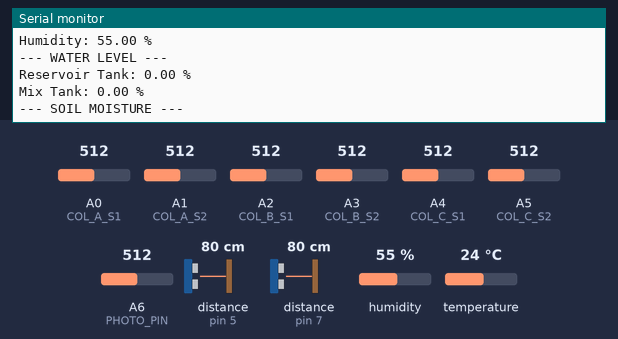
Bench run of a sketch on a simulated Arduino Nano, built with avr-gcc and run on an emulated ATmega328P. Shown: the last lines printed to the serial monitor. Wiring (inferred from the names in the program): 2 × ultrasonic range finder: trigger pin 4, echo pin 5 / trigger pin 6, echo pin 7. Inputs (shaded band) come from the test bench; at power-on: A6 (PHOTO_PIN) = 512, A0 (COL_A_S1) = 512, A1 (COL_A_S2) = 512, A2 (COL_B_S1) = 512, A3 (COL_B_S2) = 512, A4 (COL_C_S1) = 512, A5 (COL_C_S2) = 512, distance to the obstacle (sensors on pin 5, pin 7) 80 cm, humidity 55 %, temperature 24 °C. The echo pulse lasts 58.3 µs per cm.

Above: at 13.4 s.
13.5 s: A6 (PHOTO_PIN) set to 330
At 14.7 s:
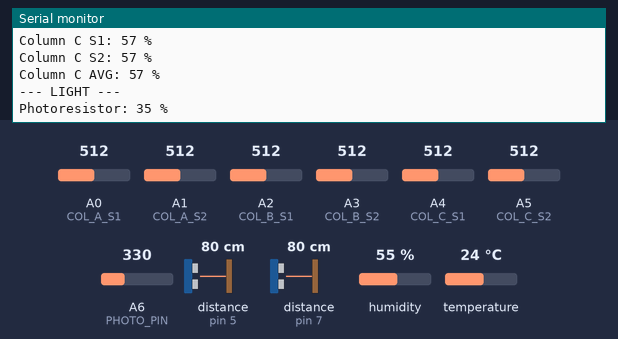
20.5 s: A6 (PHOTO_PIN) set to 310
At 21.3 s:
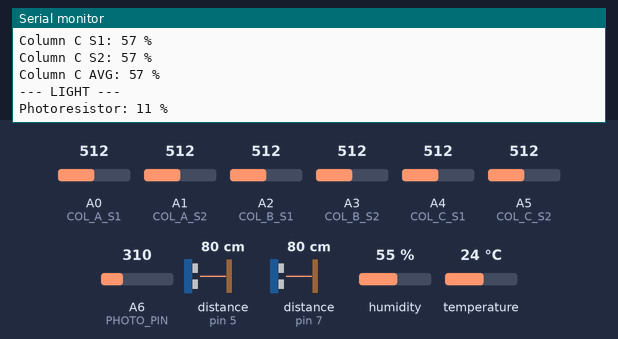
Timing chart, 0 to 23.5 s (numbered marks = the images above; inputs shaded):
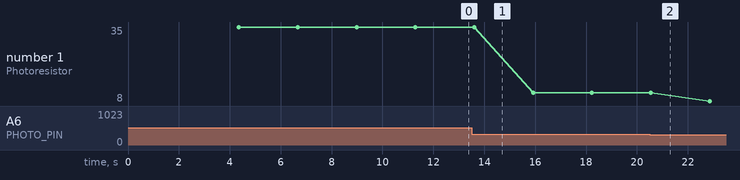

Measured:
- plotted number 1: 35 → 11 after the input at 13.5 s, 11 → 8 after the input at 20.5 s

The sketch:

COMBINEDNANO.ino
```cpp
#include <DHT.h>

// ================= PIN DEFINITIONS =================

// DHT22
#define DHTPIN 11
#define DHTTYPE DHT22
DHT dht(DHTPIN, DHTTYPE);

// Ultrasonic
#define TRIG_RES 4
#define ECHO_RES 5
#define TRIG_MIX 6
#define ECHO_MIX 7

// Soil Sensors
#define COL_A_S1 A0
#define COL_A_S2 A1
#define COL_B_S1 A2
#define COL_B_S2 A3
#define COL_C_S1 A4
#define COL_C_S2 A5
#define PHOTO_PIN A6

// ================= CALIBRATION =================
const int SOIL_DRY = 800;
const int SOIL_WET = 300;

const int Lightness = 1020;
const int Darkness  = 249;

const float RES_MIN_M = 0.03;
const float RES_MAX_M = 0.53;
const float MIX_MIN_M = 0.04;
const float MIX_MAX_M = 0.50;

const unsigned long TIMEOUT_US = 30000;

// ================= FUNCTIONS =================
float readUltrasonicMeters(int trigPin, int echoPin) {
  digitalWrite(trigPin, LOW);
  delayMicroseconds(2);
  digitalWrite(trigPin, HIGH);
  delayMicroseconds(10);
  digitalWrite(trigPin, LOW);

  long duration = pulseIn(echoPin, HIGH, TIMEOUT_US);
  if (duration == 0) return -1.0;

  return (duration * 0.000001 * 343.0) / 2.0;
}

float distanceToPercent(float distance, float minM, float maxM) {
  if (distance < 0) return -1.0;
  float pct = (maxM - distance) / (maxM - minM) * 100.0;
  return constrain(pct, 0.0, 100.0);
}

int adcToMoisturePercent(int adc) {
  adc = constrain(adc, SOIL_WET, SOIL_DRY);
  return map(adc, SOIL_DRY, SOIL_WET, 0, 100);
}

// ================= SETUP =================
void setup() {
  Serial.begin(9600);
  delay(2000);

  pinMode(TRIG_RES, OUTPUT);
  pinMode(ECHO_RES, INPUT);
  pinMode(TRIG_MIX, OUTPUT);
  pinMode(ECHO_MIX, INPUT);

  dht.begin();

  Serial.println("=== FULL SYSTEM DEBUG STARTED ===");
}

// ================= LOOP =================
void loop() {
  delay(2000);

  // -------- DHT22 --------
  float humidity = dht.readHumidity();
  float temperature = dht.readTemperature();

  Serial.println("\n--- DHT22 ---");
  if (isnan(humidity) || isnan(temperature)) {
    Serial.println("DHT22 ERROR");
  } else {
    Serial.print("Temperature: ");
    Serial.print(temperature);
    Serial.println(" °C");

    Serial.print("Humidity: ");
    Serial.print(humidity);
    Serial.println(" %");
  }

  // -------- ULTRASONIC --------
  float resDist = readUltrasonicMeters(TRIG_RES, ECHO_RES);
  float mixDist = readUltrasonicMeters(TRIG_MIX, ECHO_MIX);

  float resPct = distanceToPercent(resDist, RES_MIN_M, RES_MAX_M);
  float mixPct = distanceToPercent(mixDist, MIX_MIN_M, MIX_MAX_M);

  Serial.println("\n--- WATER LEVEL ---");
  Serial.print("Reservoir Tank: ");
  Serial.print(resPct);
  Serial.println(" %");

  Serial.print("Mix Tank: ");
  Serial.print(mixPct);
  Serial.println(" %");

  // -------- SOIL + LIGHT --------
  int a1 = adcToMoisturePercent(analogRead(COL_A_S1));
  int a2 = adcToMoisturePercent(analogRead(COL_A_S2));
  int b1 = adcToMoisturePercent(analogRead(COL_B_S1));
  int b2 = adcToMoisturePercent(analogRead(COL_B_S2));
  int c1 = adcToMoisturePercent(analogRead(COL_C_S1));
  int c2 = adcToMoisturePercent(analogRead(COL_C_S2));

  int avgA = (a1 + a2) / 2;
  int avgB = (b1 + b2) / 2;
  int avgC = (c1 + c2) / 2;

  int photoVal = analogRead(PHOTO_PIN);
  int photoPct = map(photoVal, Lightness, Darkness, 100, 0);

  Serial.println("\n--- SOIL MOISTURE ---");
  Serial.print("Column A S1: "); Serial.print(a1); Serial.println(" %");
  Serial.print("Column A S2: "); Serial.print(a2); Serial.println(" %");
  Serial.print("Column A AVG: "); Serial.print(avgA); Serial.println(" %\n");

  Serial.print("Column B S1: "); Serial.print(b1); Serial.println(" %");
  Serial.print("Column B S2: "); Serial.print(b2); Serial.println(" %");
  Serial.print("Column B AVG: "); Serial.print(avgB); Serial.println(" %\n");

  Serial.print("Column C S1: "); Serial.print(c1); Serial.println(" %");
  Serial.print("Column C S2: "); Serial.print(c2); Serial.println(" %");
  Serial.print("Column C AVG: "); Serial.print(avgC); Serial.println(" %");

  Serial.println("\n--- LIGHT ---");
  Serial.print("Photoresistor: ");
  Serial.print(photoPct);
  Serial.println(" %");
}
```
